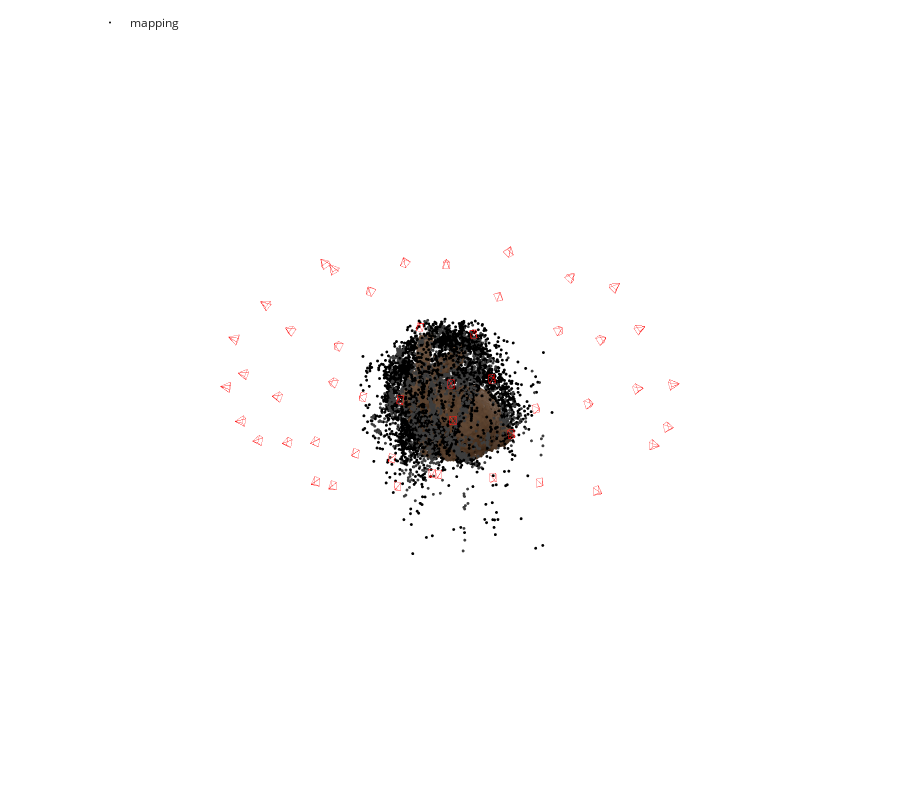

The cell this chart's notebook holds for it:
### Code cell
fig = viz_3d.init_figure()
viz_3d.plot_reconstruction(fig, model, color='rgba(255,0,0,0.5)', name="mapping", points_rgb=True, pcd_save_path = pcd_save_path)
fig.show()

### Figure 1 — Plotly figure (JSON) as saved in the notebook; plotly's stock layout.template omitted (floating-point values rounded to 4 significant figures; data arrays with more than 128 entries replaced by an {"elided": "..."} marker saying what was removed)
{"data": [{"legendgroup": "mapping", "marker": {"color": {"elided": "11241x3 int values"}, "line": {"width": 0}, "size": 1}, "mode": "markers", "name": "mapping", "type": "scatter3d", "x": {"elided": "11241 float values"}, "y": {"elided": "11241 float values"}, "z": {"elided": "11241 float values"}}, {"hovertemplate": "Image:<br>\timage_id = 1<br>\tcamera_id = 1<br>\tname = no_flash/Camera.000.png<br>\ttriangulated = 2867/3308<br>\ttvec = [-0.381758  -1.53379   1.88527]<br>\tqvec = [  0.985233    -0.1628 -0.0497495 -0.0183481]", "legendgroup": "mapping", "line": {"color": "rgba(255,0,0,0.5)", "width": 1}, "mode": "lines", "name": "1", "showlegend": false, "type": "scatter3d", "x": [0.1529, 0.104, 0.2497, 0.1529, 0.2497, 0.2458, 0.1529, 0.2458, 0.1001, 0.1529, 0.1001, 0.104], "y": [2.073, 1.909, 1.917, 2.073, 1.917, 2.102, 2.073, 2.102, 2.094, 2.073, 2.094, 1.909], "z": [-1.316, -1.142, -1.155, -1.316, -1.155, -1.092, -1.316, -1.092, -1.079, -1.316, -1.079, -1.142]}, {"hovertemplate": "Image:<br>\timage_id = 2<br>\tcamera_id = 2<br>\tname = no_flash/Camera.001.png<br>\ttriangulated = 2795/3259<br>\ttvec = [-0.530519  -1.53666   1.91915]<br>\tqvec = [  0.985125  -0.163244 -0.0504746 -0.0182172]", "legendgroup": "mapping", "line": {"color": "rgba(255,0,0,0.5)", "width": 1}, "mode": "lines", "name": "2", "showlegend": false, "type": "scatter3d", "x": [0.2954, 0.2469, 0.3925, 0.2954, 0.3925, 0.3887, 0.2954, 0.3887, 0.2431, 0.2954, 0.2431, 0.2469], "y": [2.095, 1.931, 1.939, 2.095, 1.939, 2.123, 2.095, 2.123, 2.116, 2.095, 2.116, 1.931], "z": [-1.36, -1.184, -1.198, -1.36, -1.198, -1.134, -1.36, -1.134, -1.121, -1.36, -1.121, -1.184]}, {"hovertemplate": "Image:<br>\timage_id = 3<br>\tcamera_id = 3<br>\tname = no_flash/Camera.002.png<br>\ttriangulated = 3355/3525<br>\ttvec = [-1.91979 -1.08954  1.56769]<br>\tqvec = [ 0.967838 -0.017033   0.22303  0.115136]", "legendgroup": "mapping", "line": {"color": "rgba(255,0,0,0.5)", "width": 1}, "mode": "lines", "name": "3", "showlegend": false, "type": "scatter3d", "x": [2.595, 2.417, 2.545, 2.595, 2.545, 2.587, 2.595, 2.587, 2.459, 2.595, 2.459, 2.417], "y": [0.5888, 0.5146, 0.4808, 0.5888, 0.4808, 0.6708, 0.5888, 0.6708, 0.7046, 0.5888, 0.7046, 0.5146], "z": [-0.4977, -0.3443, -0.2817, -0.4977, -0.2817, -0.2652, -0.4977, -0.2652, -0.3279, -0.4977, -0.3279, -0.3443]}, {"hovertemplate": "Image:<br>\timage_id = 4<br>\tcamera_id = 4<br>\tname = no_flash/Camera.003.png<br>\ttriangulated = 3015/3336<br>\ttvec = [-1.15064 -1.85188  2.02087]<br>\tqvec = [ 0.988435 -0.118186 0.0889735 0.0333434]", "legendgroup": "mapping", "line": {"color": "rgba(255,0,0,0.5)", "width": 1}, "mode": "lines", "name": "4", "showlegend": false, "type": "scatter3d", "x": [1.584, 1.468, 1.612, 1.584, 1.612, 1.621, 1.584, 1.621, 1.477, 1.584, 1.477, 1.468], "y": [2.156, 2.018, 2.005, 2.156, 2.005, 2.195, 2.156, 2.195, 2.208, 2.156, 2.208, 2.018], "z": [-1.295, -1.123, -1.098, -1.295, -1.098, -1.051, -1.295, -1.051, -1.076, -1.295, -1.076, -1.123]}, {"hovertemplate": "Image:<br>\timage_id = 5<br>\tcamera_id = 5<br>\tname = no_flash/Camera.004.png<br>\ttriangulated = 3016/3195<br>\ttvec = [0.216594 -1.55999  1.33575]<br>\tqvec = [  0.977294   -0.11443  -0.165309 -0.0669047]", "legendgroup": "mapping", "line": {"color": "rgba(255,0,0,0.5)", "width": 1}, "mode": "lines", "name": "5", "showlegend": false, "type": "scatter3d", "x": [-0.7998, -0.7871, -0.65, -0.7998, -0.65, -0.6681, -0.7998, -0.6681, -0.8053, -0.7998, -0.8053, -0.7871], "y": [1.738, 1.588, 1.613, 1.738, 1.613, 1.801, 1.738, 1.801, 1.777, 1.738, 1.777, 1.588], "z": [-0.7777, -0.583, -0.6281, -0.7777, -0.6281, -0.5801, -0.7777, -0.5801, -0.535, -0.7777, -0.535, -0.583]}, {"hovertemplate": "Image:<br>\timage_id = 6<br>\tcamera_id = 6<br>\tname = no_flash/Camera.005.png<br>\ttriangulated = 3049/3270<br>\ttvec = [0.155692  -1.9688  1.66639]<br>\tqvec = [  0.972013  -0.192109  -0.128762 -0.0412955]", "legendgroup": "mapping", "line": {"color": "rgba(255,0,0,0.5)", "width": 1}, "mode": "lines", "name": "6", "showlegend": false, "type": "scatter3d", "x": [-0.6542, -0.6639, -0.5228, -0.6542, -0.5228, -0.5288, -0.6542, -0.5288, -0.6699, -0.6542, -0.6699, -0.6639], "y": [2.401, 2.223, 2.242, 2.401, 2.242, 2.422, 2.401, 2.422, 2.403, 2.401, 2.403, 2.223], "z": [-0.6954, -0.5216, -0.5559, -0.6954, -0.5559, -0.4809, -0.6954, -0.4809, -0.4465, -0.6954, -0.4465, -0.5216]}, {"hovertemplate": "Image:<br>\timage_id = 7<br>\tcamera_id = 7<br>\tname = no_flash/Camera.006.png<br>\ttriangulated = 2973/3179<br>\ttvec = [0.900719 -1.70114  1.32335]<br>\tqvec = [  0.957385  -0.121664  -0.243855 -0.0956342]", "legendgroup": "mapping", "line": {"color": "rgba(255,0,0,0.5)", "width": 1}, "mode": "lines", "name": "7", "showlegend": false, "type": "scatter3d", "x": [-1.636, -1.583, -1.456, -1.636, -1.456, -1.481, -1.636, -1.481, -1.607, -1.636, -1.607, -1.583], "y": [1.648, 1.497, 1.533, 1.648, 1.533, 1.719, 1.648, 1.719, 1.683, 1.648, 1.683, 1.497], "z": [-0.2515, -0.06438, -0.1294, -0.2515, -0.1294, -0.07476, -0.2515, -0.07476, -0.009769, -0.2515, -0.009769, -0.06438]}, {"hovertemplate": "Image:<br>\timage_id = 8<br>\tcamera_id = 8<br>\tname = no_flash/Camera.007.png<br>\ttriangulated = 2587/3114<br>\ttvec = [ 0.95551 -2.00106  2.37177]<br>\tqvec = [  0.934318  -0.214253  -0.274145 -0.0773912]", "legendgroup": "mapping", "line": {"color": "rgba(255,0,0,0.5)", "width": 1}, "mode": "lines", "name": "8", "showlegend": false, "type": "scatter3d", "x": [-2.148, -2.09, -1.967, -2.148, -1.967, -1.972, -2.148, -1.972, -2.095, -2.148, -2.095, -2.09], "y": [2.392, 2.208, 2.247, 2.392, 2.247, 2.422, 2.392, 2.422, 2.383, 2.392, 2.383, 2.208], "z": [-0.4537, -0.2989, -0.369, -0.4537, -0.369, -0.2826, -0.4537, -0.2826, -0.2124, -0.4537, -0.2124, -0.2989]}, {"hovertemplate": "Image:<br>\timage_id = 9<br>\tcamera_id = 9<br>\tname = no_flash/Camera.008.png<br>\ttriangulated = 2475/3054<br>\ttvec = [ 1.71904 -1.96913   2.3404]<br>\tqvec = [ 0.892487 -0.126112 -0.405563 -0.151928]", "legendgroup": "mapping", "line": {"color": "rgba(255,0,0,0.5)", "width": 1}, "mode": "lines", "name": "9", "showlegend": false, "type": "scatter3d", "x": [-3.191, -3.057, -2.966, -3.191, -2.966, -2.999, -3.191, -2.999, -3.09, -3.191, -3.09, -3.057], "y": [1.412, 1.273, 1.328, 1.412, 1.328, 1.508, 1.412, 1.508, 1.453, 1.412, 1.453, 1.273], "z": [0.3684, 0.521, 0.4206, 0.3684, 0.4206, 0.4886, 0.3684, 0.4886, 0.5891, 0.3684, 0.5891, 0.521]}, {"hovertemplate": "Image:<br>\timage_id = 10<br>\tcamera_id = 10<br>\tname = no_flash/Camera.009.png<br>\ttriangulated = 2680/3195<br>\ttvec = [ 1.38722 -1.65842  1.94619]<br>\tqvec = [ 0.925908 -0.121811 -0.333494 -0.128989]", "legendgroup": "mapping", "line": {"color": "rgba(255,0,0,0.5)", "width": 1}, "mode": "lines", "name": "10", "showlegend": false, "type": "scatter3d", "x": [-2.557, -2.456, -2.347, -2.557, -2.347, -2.378, -2.557, -2.378, -2.487, -2.557, -2.487, -2.456], "y": [1.382, 1.236, 1.283, 1.382, 1.283, 1.466, 1.382, 1.466, 1.42, 1.382, 1.42, 1.236], "z": [-0.1256, 0.04801, -0.03785, -0.1256, -0.03785, 0.02301, -0.1256, 0.02301, 0.1089, -0.1256, 0.1089, 0.04801]}, {"hovertemplate": "Image:<br>\timage_id = 11<br>\tcamera_id = 11<br>\tname = no_flash/Camera.010.png<br>\ttriangulated = 2583/3071<br>\ttvec = [1.39487 -2.3633 2.11441]<br>\tqvec = [  0.916553  -0.198489  -0.333127 -0.0977727]", "legendgroup": "mapping", "line": {"color": "rgba(255,0,0,0.5)", "width": 1}, "mode": "lines", "name": "11", "showlegend": false, "type": "scatter3d", "x": [-2.543, -2.456, -2.345, -2.543, -2.345, -2.354, -2.543, -2.354, -2.465, -2.543, -2.465, -2.456], "y": [2.329, 2.155, 2.2, 2.329, 2.2, 2.376, 2.329, 2.376, 2.331, 2.329, 2.331, 2.155], "z": [0.333, 0.4817, 0.3979, 0.333, 0.3979, 0.4817, 0.333, 0.4817, 0.5655, 0.333, 0.5655, 0.4817]}, {"hovertemplate": "Image:<br>\timage_id = 12<br>\tcamera_id = 12<br>\tname = no_flash/Camera.011.png<br>\ttriangulated = 2133/3159<br>\ttvec = [  1.9961 -2.19159  2.90986]<br>\tqvec = [ 0.863897 -0.126344 -0.457716 -0.167974]", "legendgroup": "mapping", "line": {"color": "rgba(255,0,0,0.5)", "width": 1}, "mode": "lines", "name": "12", "showlegend": false, "type": "scatter3d", "x": [-3.854, -3.702, -3.625, -3.854, -3.625, -3.659, -3.854, -3.659, -3.736, -3.854, -3.736, -3.702], "y": [1.376, 1.243, 1.303, 1.376, 1.303, 1.481, 1.376, 1.481, 1.421, 1.376, 1.421, 1.243], "z": [0.7116, 0.8448, 0.7352, 0.7116, 0.7352, 0.8078, 0.7116, 0.8078, 0.9175, 0.7116, 0.9175, 0.8448]}, {"hovertemplate": "Image:<br>\timage_id = 13<br>\tcamera_id = 13<br>\tname = no_flash/Camera.012.png<br>\ttriangulated = 2638/3145<br>\ttvec = [ 2.40973 -1.84066   2.0791]<br>\tqvec = [  0.852348 -0.0538834  -0.471776  -0.219149]", "legendgroup": "mapping", "line": {"color": "rgba(255,0,0,0.5)", "width": 1}, "mode": "lines", "name": "13", "showlegend": false, "type": "scatter3d", "x": [-3.421, -3.247, -3.179, -3.421, -3.179, -3.242, -3.421, -3.242, -3.31, -3.421, -3.31, -3.247], "y": [0.3915, 0.2972, 0.3593, 0.3915, 0.3593, 0.5348, 0.3915, 0.5348, 0.4726, 0.3915, 0.4726, 0.2972], "z": [1.289, 1.434, 1.32, 1.289, 1.32, 1.378, 1.289, 1.378, 1.493, 1.289, 1.493, 1.434]}, {"hovertemplate": "Image:<br>\timage_id = 14<br>\tcamera_id = 14<br>\tname = no_flash/Camera.013.png<br>\ttriangulated = 3136/3378<br>\ttvec = [-1.43622 -1.23597  1.87516]<br>\tqvec = [ 0.988759 -0.036218   0.13043 0.0634922]", "legendgroup": "mapping", "line": {"color": "rgba(255,0,0,0.5)", "width": 1}, "mode": "lines", "name": "14", "showlegend": false, "type": "scatter3d", "x": [2.012, 1.873, 2.013, 2.012, 2.013, 2.036, 2.012, 2.036, 1.896, 2.012, 1.896, 1.873], "y": [1.132, 1.033, 1.014, 1.132, 1.014, 1.207, 1.132, 1.207, 1.227, 1.132, 1.227, 1.033], "z": [-1.334, -1.152, -1.115, -1.334, -1.115, -1.097, -1.334, -1.097, -1.134, -1.334, -1.134, -1.152]}, {"hovertemplate": "Image:<br>\timage_id = 15<br>\tcamera_id = 15<br>\tname = no_flash/Camera.014.png<br>\ttriangulated = 3009/3323<br>\ttvec = [-1.7166 -2.0506 2.46569]<br>\tqvec = [ 0.967719   -0.1537  0.188701 0.0654854]", "legendgroup": "mapping", "line": {"color": "rgba(255,0,0,0.5)", "width": 1}, "mode": "lines", "name": "15", "showlegend": false, "type": "scatter3d", "x": [2.671, 2.513, 2.647, 2.671, 2.647, 2.661, 2.671, 2.661, 2.526, 2.671, 2.526, 2.513], "y": [2.292, 2.153, 2.126, 2.292, 2.126, 2.311, 2.292, 2.311, 2.338, 2.292, 2.338, 2.153], "z": [-0.9205, -0.785, -0.7345, -0.9205, -0.7345, -0.6715, -0.9205, -0.6715, -0.7221, -0.9205, -0.7221, -0.785]}, {"hovertemplate": "Image:<br>\timage_id = 16<br>\tcamera_id = 16<br>\tname = no_flash/Camera.015.png<br>\ttriangulated = 2933/3356<br>\ttvec = [-2.40781 -1.49699  2.60941]<br>\tqvec = [ 0.933896 -0.018307  0.317592  0.163215]", "legendgroup": "mapping", "line": {"color": "rgba(255,0,0,0.5)", "width": 1}, "mode": "lines", "name": "16", "showlegend": false, "type": "scatter3d", "x": [3.796, 3.583, 3.692, 3.796, 3.692, 3.749, 3.796, 3.749, 3.64, 3.796, 3.64, 3.583], "y": [0.4729, 0.4188, 0.3725, 0.4729, 0.3725, 0.5572, 0.4729, 0.5572, 0.6036, 0.4729, 0.6036, 0.4188], "z": [-0.461, -0.3438, -0.2578, -0.461, -0.2578, -0.2308, -0.461, -0.2308, -0.3169, -0.461, -0.3169, -0.3438]}, {"hovertemplate": "Image:<br>\timage_id = 17<br>\tcamera_id = 17<br>\tname = no_flash/Camera.016.png<br>\ttriangulated = 3076/3347<br>\ttvec = [-1.25505 -0.28691    1.682]<br>\tqvec = [ 0.989872  0.088686 0.0932327 0.0599719]", "legendgroup": "mapping", "line": {"color": "rgba(255,0,0,0.5)", "width": 1}, "mode": "lines", "name": "17", "showlegend": false, "type": "scatter3d", "x": [1.556, 1.432, 1.575, 1.556, 1.575, 1.602, 1.556, 1.602, 1.459, 1.556, 1.459, 1.432], "y": [-0.1621, -0.2087, -0.2237, -0.1621, -0.2237, -0.03284, -0.1621, -0.03284, -0.01787, -0.1621, -0.01787, -0.2087], "z": [-1.428, -1.213, -1.184, -1.428, -1.184, -1.217, -1.428, -1.217, -1.245, -1.428, -1.245, -1.213]}, {"hovertemplate": "Image:<br>\timage_id = 18<br>\tcamera_id = 18<br>\tname = no_flash/Camera.017.png<br>\ttriangulated = 2888/3315<br>\ttvec = [ 0.201092 -0.499861   1.37522]<br>\tqvec = [ 0.989394  0.040068 -0.119261 -0.072595]", "legendgroup": "mapping", "line": {"color": "rgba(255,0,0,0.5)", "width": 1}, "mode": "lines", "name": "18", "showlegend": false, "type": "scatter3d", "x": [-0.5864, -0.5923, -0.4515, -0.5864, -0.4515, -0.4814, -0.5864, -0.4814, -0.6222, -0.5864, -0.6222, -0.5923], "y": [0.3332, 0.2478, 0.2675, 0.3332, 0.2675, 0.4601, 0.3332, 0.4601, 0.4405, 0.3332, 0.4405, 0.2478], "z": [-1.314, -1.082, -1.117, -1.314, -1.117, -1.129, -1.314, -1.129, -1.094, -1.314, -1.094, -1.082]}, {"hovertemplate": "Image:<br>\timage_id = 19<br>\tcamera_id = 19<br>\tname = no_flash/Camera.018.png<br>\ttriangulated = 2826/3269<br>\ttvec = [-2.30973 -2.40314  3.34342]<br>\tqvec = [ 0.921381 -0.201295  0.319314  0.092606]", "legendgroup": "mapping", "line": {"color": "rgba(255,0,0,0.5)", "width": 1}, "mode": "lines", "name": "19", "showlegend": false, "type": "scatter3d", "x": [3.992, 3.793, 3.907, 3.992, 3.907, 3.915, 3.992, 3.915, 3.801, 3.992, 3.801, 3.793], "y": [2.519, 2.384, 2.34, 2.519, 2.34, 2.516, 2.519, 2.516, 2.56, 2.519, 2.56, 2.384], "z": [-0.08416, -0.008867, 0.07187, -0.08416, 0.07187, 0.1559, -0.08416, 0.1559, 0.07513, -0.08416, 0.07513, -0.008867]}, {"hovertemplate": "Image:<br>\timage_id = 20<br>\tcamera_id = 20<br>\tname = no_flash/Camera.019.png<br>\ttriangulated = 3001/3397<br>\ttvec = [-0.607374 -0.203945    1.5179]<br>\tqvec = [   0.996557   0.0828199 -0.00222349 -0.00328132]", "legendgroup": "mapping", "line": {"color": "rgba(255,0,0,0.5)", "width": 1}, "mode": "lines", "name": "20", "showlegend": false, "type": "scatter3d", "x": [0.6, 0.5283, 0.6748, 0.6, 0.6748, 0.6735, 0.6, 0.6735, 0.527, 0.6, 0.527, 0.5283], "y": [-0.04569, -0.106, -0.1051, -0.04569, -0.1051, 0.08757, -0.04569, 0.08757, 0.08666, -0.04569, 0.08666, -0.106], "z": [-1.534, -1.299, -1.3, -1.534, -1.3, -1.332, -1.534, -1.332, -1.331, -1.534, -1.331, -1.299]}, {"hovertemplate": "Image:<br>\timage_id = 21<br>\tcamera_id = 21<br>\tname = no_flash/Camera.020.png<br>\ttriangulated = 3693/3887<br>\ttvec = [-0.645498 -0.853437  0.655419]<br>\tqvec = [   0.999993  -0.0015711  0.00323401 0.000372999]", "legendgroup": "mapping", "line": {"color": "rgba(255,0,0,0.5)", "width": 1}, "mode": "lines", "name": "21", "showlegend": false, "type": "scatter3d", "x": [0.6504, 0.5756, 0.7221, 0.6504, 0.7221, 0.7223, 0.6504, 0.7223, 0.5758, 0.6504, 0.5758, 0.5756], "y": [0.855, 0.7567, 0.7566, 0.855, 0.7566, 0.9519, 0.855, 0.9519, 0.952, 0.855, 0.952, 0.7567], "z": [-0.6485, -0.4321, -0.4311, -0.6485, -0.4311, -0.4305, -0.6485, -0.4305, -0.4315, -0.6485, -0.4315, -0.4321]}, {"hovertemplate": "Image:<br>\timage_id = 22<br>\tcamera_id = 22<br>\tname = no_flash/Camera.021.png<br>\ttriangulated = 2780/3251<br>\ttvec = [ 0.793727 -0.636421   1.52099]<br>\tqvec = [ 0.970664 0.0288641 -0.205829 -0.120885]", "legendgroup": "mapping", "line": {"color": "rgba(255,0,0,0.5)", "width": 1}, "mode": "lines", "name": "22", "showlegend": false, "type": "scatter3d", "x": [-1.457, -1.413, -1.283, -1.457, -1.283, -1.331, -1.457, -1.331, -1.461, -1.457, -1.461, -1.413], "y": [0.279, 0.191, 0.2237, 0.279, 0.2237, 0.4129, 0.279, 0.4129, 0.3803, 0.279, 0.3803, 0.191], "z": [-1.071, -0.842, -0.9016, -1.071, -0.9016, -0.9028, -1.071, -0.9028, -0.8432, -1.071, -0.8432, -0.842]}, {"hovertemplate": "Image:<br>\timage_id = 23<br>\tcamera_id = 23<br>\tname = no_flash/Camera.022.png<br>\ttriangulated = 2618/3249<br>\ttvec = [  1.51505 -0.175152    1.6451]<br>\tqvec = [ 0.924919  0.108777 -0.297213  -0.21061]", "legendgroup": "mapping", "line": {"color": "rgba(255,0,0,0.5)", "width": 1}, "mode": "lines", "name": "23", "showlegend": false, "type": "scatter3d", "x": [-2.022, -1.923, -1.815, -2.022, -1.815, -1.904, -2.022, -1.904, -2.012, -2.022, -2.012, -1.923], "y": [-0.8738, -0.9142, -0.8666, -0.8738, -0.8666, -0.6932, -0.8738, -0.6932, -0.7408, -0.8738, -0.7408, -0.9142], "z": [-0.4265, -0.2037, -0.291, -0.4265, -0.291, -0.3058, -0.4265, -0.3058, -0.2186, -0.4265, -0.2186, -0.2037]}, {"hovertemplate": "Image:<br>\timage_id = 24<br>\tcamera_id = 24<br>\tname = no_flash/Camera.023.png<br>\ttriangulated = 2397/3284<br>\ttvec = [  2.32061 -0.828228   2.30808]<br>\tqvec = [  0.84807 0.0736065 -0.437393 -0.289908]", "legendgroup": "mapping", "line": {"color": "rgba(255,0,0,0.5)", "width": 1}, "mode": "lines", "name": "24", "showlegend": false, "type": "scatter3d", "x": [-3.117, -2.942, -2.877, -3.117, -2.877, -2.985, -3.117, -2.985, -3.051, -3.117, -3.051, -2.942], "y": [-1.185, -1.214, -1.151, -1.185, -1.151, -0.9907, -1.185, -0.9907, -1.053, -1.185, -1.053, -1.214], "z": [0.5274, 0.7052, 0.5903, 0.5274, 0.5903, 0.6154, 0.5274, 0.6154, 0.7303, 0.5274, 0.7303, 0.7052]}, {"hovertemplate": "Image:<br>\timage_id = 25<br>\tcamera_id = 25<br>\tname = no_flash/Camera.024.png<br>\ttriangulated = 3044/3331<br>\ttvec = [  1.71881 -0.888433   1.02968]<br>\tqvec = [ 0.915303 0.0247655 -0.347541 -0.202048]", "legendgroup": "mapping", "line": {"color": "rgba(255,0,0,0.5)", "width": 1}, "mode": "lines", "name": "25", "showlegend": false, "type": "scatter3d", "x": [-2.152, -2.027, -1.928, -2.152, -1.928, -2.004, -2.152, -2.004, -2.103, -2.152, -2.103, -2.027], "y": [0.01737, -0.05756, -0.005906, 0.01737, -0.005906, 0.1732, 0.01737, 0.1732, 0.1216, 0.01737, 0.1216, -0.05756], "z": [0.4155, 0.6185, 0.5238, 0.4155, 0.5238, 0.5424, 0.4155, 0.5424, 0.6371, 0.4155, 0.6371, 0.6185]}, {"hovertemplate": "Image:<br>\timage_id = 26<br>\tcamera_id = 26<br>\tname = no_flash/Camera.025.png<br>\ttriangulated = 2510/3216<br>\ttvec = [2.72819 -2.0392 3.23539]<br>\tqvec = [  0.77253 -0.071357 -0.579807 -0.248854]", "legendgroup": "mapping", "line": {"color": "rgba(255,0,0,0.5)", "width": 1}, "mode": "lines", "name": "26", "showlegend": false, "type": "scatter3d", "x": [-4.185, -3.974, -3.945, -4.185, -3.945, -4.004, -4.185, -4.004, -4.033, -4.185, -4.033, -3.974], "y": [-0.0858, -0.1671, -0.0987, -0.0858, -0.0987, 0.07043, -0.0858, 0.07043, 0.001988, -0.0858, 0.001988, -0.1671], "z": [2.133, 2.224, 2.098, 2.133, 2.098, 2.176, 2.133, 2.176, 2.302, 2.133, 2.302, 2.224]}, {"hovertemplate": "Image:<br>\timage_id = 27<br>\tcamera_id = 27<br>\tname = no_flash/Camera.026.png<br>\ttriangulated = 2524/3052<br>\ttvec = [ 2.53615 -2.27954  3.30524]<br>\tqvec = [ 0.804481 -0.142429 -0.546868 -0.182919]", "legendgroup": "mapping", "line": {"color": "rgba(255,0,0,0.5)", "width": 1}, "mode": "lines", "name": "27", "showlegend": false, "type": "scatter3d", "x": [-4.246, -4.058, -4.009, -4.246, -4.009, -4.036, -4.246, -4.036, -4.085, -4.246, -4.085, -4.058], "y": [0.9892, 0.8629, 0.9288, 0.9892, 0.9288, 1.103, 0.9892, 1.103, 1.037, 0.9892, 1.037, 0.8629], "z": [1.884, 1.979, 1.858, 1.884, 1.858, 1.942, 1.884, 1.942, 2.063, 1.884, 2.063, 1.979]}, {"hovertemplate": "Image:<br>\timage_id = 28<br>\tcamera_id = 28<br>\tname = no_flash/Camera.027.png<br>\ttriangulated = 2291/3439<br>\ttvec = [ 2.83377 -1.50549  3.10998]<br>\tqvec = [ 0.741702 0.0487129  -0.56585 -0.356817]", "legendgroup": "mapping", "line": {"color": "rgba(255,0,0,0.5)", "width": 1}, "mode": "lines", "name": "28", "showlegend": false, "type": "scatter3d", "x": [-3.68, -3.453, -3.438, -3.68, -3.438, -3.552, -3.68, -3.552, -3.568, -3.68, -3.568, -3.453], "y": [-1.709, -1.712, -1.642, -1.709, -1.642, -1.498, -1.709, -1.498, -1.567, -1.709, -1.567, -1.712], "z": [1.873, 1.982, 1.854, 1.873, 1.854, 1.919, 1.873, 1.919, 2.047, 1.873, 2.047, 1.982]}, {"hovertemplate": "Image:<br>\timage_id = 29<br>\tcamera_id = 29<br>\tname = no_flash/Camera.028.png<br>\ttriangulated = 1967/3152<br>\ttvec = [ 2.95593 -2.26603  4.11171]<br>\tqvec = [  0.678624 -0.0577403  -0.670929   -0.29324]", "legendgroup": "mapping", "line": {"color": "rgba(255,0,0,0.5)", "width": 1}, "mode": "lines", "name": "29", "showlegend": false, "type": "scatter3d", "x": [-4.396, -4.154, -4.165, -4.396, -4.165, -4.227, -4.396, -4.227, -4.217, -4.396, -4.217, -4.154], "y": [-0.8399, -0.8864, -0.8168, -0.8399, -0.8168, -0.6563, -0.8399, -0.6563, -0.726, -0.8399, -0.726, -0.8864], "z": [3.278, 3.317, 3.188, 3.278, 3.188, 3.28, 3.278, 3.28, 3.409, 3.278, 3.409, 3.317]}, {"hovertemplate": "Image:<br>\timage_id = 30<br>\tcamera_id = 30<br>\tname = no_flash/Camera.029.png<br>\ttriangulated = 1997/2904<br>\ttvec = [ 2.89821 -2.40581  4.18216]<br>\tqvec = [ 0.707824 -0.126913 -0.659863 -0.217849]", "legendgroup": "mapping", "line": {"color": "rgba(255,0,0,0.5)", "width": 1}, "mode": "lines", "name": "30", "showlegend": false, "type": "scatter3d", "x": [-4.576, -4.352, -4.347, -4.576, -4.347, -4.375, -4.576, -4.375, -4.38, -4.576, -4.38, -4.352], "y": [0.2697, 0.1728, 0.2425, 0.2697, 0.2425, 0.413, 0.2697, 0.413, 0.3433, 0.2697, 0.3433, 0.1728], "z": [3.266, 3.305, 3.176, 3.266, 3.176, 3.268, 3.266, 3.268, 3.396, 3.266, 3.396, 3.305]}, {"hovertemplate": "Image:<br>\timage_id = 31<br>\tcamera_id = 31<br>\tname = no_flash/Camera.030.png<br>\ttriangulated = 1962/3748<br>\ttvec = [-2.71014 -2.09106   4.5583]<br>\tqvec = [  0.887852 -0.0960663   0.416296   0.170841]", "legendgroup": "mapping", "line": {"color": "rgba(255,0,0,0.5)", "width": 1}, "mode": "lines", "name": "31", "showlegend": false, "type": "scatter3d", "x": [5.599, 5.364, 5.451, 5.599, 5.451, 5.495, 5.599, 5.495, 5.408, 5.599, 5.408, 5.364], "y": [1.021, 0.9524, 0.8962, 1.021, 0.8962, 1.077, 1.021, 1.077, 1.133, 1.021, 1.133, 0.9524], "z": [-0.3257, -0.2687, -0.1652, -0.3257, -0.1652, -0.1041, -0.3257, -0.1041, -0.2076, -0.3257, -0.2076, -0.2687]}, {"hovertemplate": "Image:<br>\timage_id = 32<br>\tcamera_id = 32<br>\tname = no_flash/Camera.031.png<br>\ttriangulated = 2902/3415<br>\ttvec = [-2.74355 -1.24385  2.93215]<br>\tqvec = [ 0.883286 0.0803032  0.385031  0.255164]", "legendgroup": "mapping", "line": {"color": "rgba(255,0,0,0.5)", "width": 1}, "mode": "lines", "name": "32", "showlegend": false, "type": "scatter3d", "x": [4.085, 3.85, 3.934, 4.085, 3.934, 4.034, 4.085, 4.034, 3.95, 4.085, 3.95, 3.85], "y": [-0.9933, -0.9729, -1.03, -0.9933, -1.03, -0.8625, -0.9933, -0.8625, -0.8056, -0.9933, -0.8056, -0.9729], "z": [0.02155, 0.1176, 0.2233, 0.02155, 0.2233, 0.2339, 0.02155, 0.2339, 0.1283, 0.02155, 0.1283, 0.1176]}, {"hovertemplate": "Image:<br>\timage_id = 33<br>\tcamera_id = 33<br>\tname = no_flash/Camera.032.png<br>\ttriangulated = 3087/3449<br>\ttvec = [  -2.4075 -0.490511   2.31863]<br>\tqvec = [0.922928 0.143657 0.284552 0.215864]", "legendgroup": "mapping", "line": {"color": "rgba(255,0,0,0.5)", "width": 1}, "mode": "lines", "name": "33", "showlegend": false, "type": "scatter3d", "x": [3.103, 2.899, 3.008, 3.103, 3.008, 3.102, 3.103, 3.102, 2.993, 3.103, 2.993, 2.899], "y": [-1.238, -1.213, -1.26, -1.238, -1.26, -1.091, -1.238, -1.091, -1.044, -1.238, -1.044, -1.213], "z": [-0.5034, -0.3569, -0.2709, -0.5034, -0.2709, -0.2987, -0.5034, -0.2987, -0.3847, -0.5034, -0.3847, -0.3569]}, {"hovertemplate": "Image:<br>\timage_id = 34<br>\tcamera_id = 34<br>\tname = no_flash/Camera.033.png<br>\ttriangulated = 2834/3317<br>\ttvec = [ -1.7862 0.826428  1.83547]<br>\tqvec = [0.939151 0.269028 0.153527 0.148491]", "legendgroup": "mapping", "line": {"color": "rgba(255,0,0,0.5)", "width": 1}, "mode": "lines", "name": "34", "showlegend": false, "type": "scatter3d", "x": [1.707, 1.561, 1.694, 1.707, 1.694, 1.765, 1.707, 1.765, 1.631, 1.707, 1.631, 1.561], "y": [-2.032, -1.979, -2.008, -2.032, -2.008, -1.85, -2.032, -1.85, -1.821, -2.032, -1.821, -1.979], "z": [-0.4455, -0.2552, -0.2013, -0.4455, -0.2013, -0.2911, -0.4455, -0.2911, -0.345, -0.4455, -0.345, -0.2552]}, {"hovertemplate": "Image:<br>\timage_id = 35<br>\tcamera_id = 35<br>\tname = no_flash/Camera.034.png<br>\ttriangulated = 3000/3368<br>\ttvec = [-1.06282 0.589499  1.47532]<br>\tqvec = [ 0.977392  0.197318 0.0593131 0.0474573]", "legendgroup": "mapping", "line": {"color": "rgba(255,0,0,0.5)", "width": 1}, "mode": "lines", "name": "35", "showlegend": false, "type": "scatter3d", "x": [1.125, 1.021, 1.166, 1.125, 1.166, 1.189, 1.125, 1.189, 1.044, 1.125, 1.044, 1.021], "y": [-1.192, -1.193, -1.204, -1.192, -1.204, -1.024, -1.192, -1.024, -1.014, -1.192, -1.014, -1.193], "z": [-0.9829, -0.7613, -0.7416, -0.9829, -0.7416, -0.8158, -0.9829, -0.8158, -0.8356, -0.9829, -0.8356, -0.7613]}, {"hovertemplate": "Image:<br>\timage_id = 36<br>\tcamera_id = 36<br>\tname = no_flash/Camera.035.png<br>\ttriangulated = 2749/3451<br>\ttvec = [0.0893828  0.831569    1.4111]<br>\tqvec = [   0.97159    0.21051 -0.0806933 -0.0720166]", "legendgroup": "mapping", "line": {"color": "rgba(255,0,0,0.5)", "width": 1}, "mode": "lines", "name": "36", "showlegend": false, "type": "scatter3d", "x": [-0.1211, -0.1486, -0.005583, -0.1211, -0.005583, -0.03955, -0.1211, -0.03955, -0.1826, -0.1211, -0.1826, -0.1486], "y": [-1.352, -1.358, -1.343, -1.352, -1.343, -1.167, -1.352, -1.167, -1.182, -1.352, -1.182, -1.358], "z": [-0.9204, -0.6758, -0.7032, -0.9204, -0.7032, -0.7808, -0.9204, -0.7808, -0.7534, -0.9204, -0.7534, -0.6758]}, {"hovertemplate": "Image:<br>\timage_id = 37<br>\tcamera_id = 37<br>\tname = no_flash/Camera.036.png<br>\ttriangulated = 2652/3403<br>\ttvec = [ 1.36633 0.863627  1.97466]<br>\tqvec = [ 0.914457  0.238922 -0.237251  -0.22449]", "legendgroup": "mapping", "line": {"color": "rgba(255,0,0,0.5)", "width": 1}, "mode": "lines", "name": "37", "showlegend": false, "type": "scatter3d", "x": [-1.267, -1.199, -1.084, -1.267, -1.084, -1.187, -1.267, -1.187, -1.302, -1.267, -1.302, -1.199], "y": [-2.157, -2.132, -2.089, -2.157, -2.089, -1.935, -2.157, -1.935, -1.979, -2.157, -1.979, -2.132], "z": [-0.5021, -0.2544, -0.3336, -0.5021, -0.3336, -0.3982, -0.5021, -0.3982, -0.3189, -0.5021, -0.3189, -0.2544]}, {"hovertemplate": "Image:<br>\timage_id = 38<br>\tcamera_id = 38<br>\tname = no_flash/Camera.037.png<br>\ttriangulated = 2182/3640<br>\ttvec = [  2.62239 -0.246834   2.55331]<br>\tqvec = [ 0.781416  0.195525  -0.43716 -0.400063]", "legendgroup": "mapping", "line": {"color": "rgba(255,0,0,0.5)", "width": 1}, "mode": "lines", "name": "38", "showlegend": false, "type": "scatter3d", "x": [-2.322, -2.149, -2.105, -2.322, -2.105, -2.261, -2.322, -2.261, -2.304, -2.322, -2.304, -2.149], "y": [-2.716, -2.662, -2.595, -2.716, -2.595, -2.477, -2.716, -2.477, -2.544, -2.716, -2.544, -2.662], "z": [0.8306, 1.009, 0.8857, 0.8306, 0.8857, 0.8943, 0.8306, 0.8943, 1.017, 0.8306, 1.017, 1.009]}, {"hovertemplate": "Image:<br>\timage_id = 39<br>\tcamera_id = 39<br>\tname = no_flash/Camera.038.png<br>\ttriangulated = 1650/3247<br>\ttvec = [ 2.97013 -1.48251  2.42818]<br>\tqvec = [ 0.632035  0.137995 -0.578764  -0.49651]", "legendgroup": "mapping", "line": {"color": "rgba(255,0,0,0.5)", "width": 1}, "mode": "lines", "name": "39", "showlegend": false, "type": "scatter3d", "x": [-2.127, -1.906, -1.93, -2.127, -1.93, -2.084, -2.127, -2.084, -2.06, -2.127, -2.06, -1.906], "y": [-2.514, -2.428, -2.359, -2.514, -2.359, -2.268, -2.514, -2.268, -2.336, -2.514, -2.336, -2.428], "z": [2.464, 2.554, 2.426, 2.464, 2.426, 2.505, 2.464, 2.505, 2.632, 2.464, 2.632, 2.554]}, {"hovertemplate": "Image:<br>\timage_id = 40<br>\tcamera_id = 40<br>\tname = no_flash/Camera.039.png<br>\ttriangulated = 2622/3186<br>\ttvec = [   -2.84 -2.04955  3.56975]<br>\tqvec = [  0.851561 -0.0497159   0.472581   0.221448]", "legendgroup": "mapping", "line": {"color": "rgba(255,0,0,0.5)", "width": 1}, "mode": "lines", "name": "40", "showlegend": false, "type": "scatter3d", "x": [4.921, 4.676, 4.743, 4.921, 4.743, 4.807, 4.921, 4.807, 4.74, 4.921, 4.74, 4.676], "y": [0.1889, 0.1595, 0.09738, 0.1889, 0.09738, 0.2726, 0.1889, 0.2726, 0.3347, 0.1889, 0.3347, 0.1595], "z": [0.8682, 0.9014, 1.016, 0.8682, 1.016, 1.074, 0.8682, 1.074, 0.9589, 0.8682, 0.9589, 0.9014]}, {"hovertemplate": "Image:<br>\timage_id = 41<br>\tcamera_id = 41<br>\tname = no_flash/Camera.040.png<br>\ttriangulated = 2509/3140<br>\ttvec = [-2.83253 -2.43663  4.24784]<br>\tqvec = [  0.83884 -0.165305    0.4951   0.15459]", "legendgroup": "mapping", "line": {"color": "rgba(255,0,0,0.5)", "width": 1}, "mode": "lines", "name": "41", "showlegend": false, "type": "scatter3d", "x": [5.287, 5.049, 5.116, 5.287, 5.116, 5.135, 5.287, 5.135, 5.067, 5.287, 5.067, 5.049], "y": [1.517, 1.432, 1.37, 1.517, 1.37, 1.546, 1.517, 1.546, 1.608, 1.517, 1.608, 1.432], "z": [1.324, 1.325, 1.439, 1.324, 1.439, 1.523, 1.324, 1.523, 1.409, 1.324, 1.409, 1.325]}, {"hovertemplate": "Image:<br>\timage_id = 42<br>\tcamera_id = 42<br>\tname = no_flash/Camera.041.png<br>\ttriangulated = 2571/3319<br>\ttvec = [-2.96554 -1.95777  3.71306]<br>\tqvec = [ 0.743848 0.0980661   0.53731  0.385189]", "legendgroup": "mapping", "line": {"color": "rgba(255,0,0,0.5)", "width": 1}, "mode": "lines", "name": "42", "showlegend": false, "type": "scatter3d", "x": [4.389, 4.155, 4.174, 4.389, 4.174, 4.306, 4.389, 4.306, 4.288, 4.389, 4.288, 4.155], "y": [-2.126, -2.036, -2.105, -2.126, -2.105, -1.971, -2.126, -1.971, -1.903, -2.126, -1.903, -2.036], "z": [1.622, 1.62, 1.748, 1.622, 1.748, 1.8, 1.622, 1.8, 1.672, 1.622, 1.672, 1.62]}, {"hovertemplate": "Image:<br>\timage_id = 43<br>\tcamera_id = 43<br>\tname = no_flash/Camera.042.png<br>\ttriangulated = 2705/3443<br>\ttvec = [ -2.88144 -0.875082   2.89722]<br>\tqvec = [0.818759 0.192588 0.405465 0.357969]", "legendgroup": "mapping", "line": {"color": "rgba(255,0,0,0.5)", "width": 1}, "mode": "lines", "name": "43", "showlegend": false, "type": "scatter3d", "x": [3.369, 3.15, 3.211, 3.369, 3.211, 3.356, 3.369, 3.356, 3.295, 3.369, 3.295, 3.15], "y": [-2.408, -2.307, -2.37, -2.408, -2.37, -2.24, -2.408, -2.24, -2.177, -2.408, -2.177, -2.307], "z": [0.5588, 0.6349, 0.7523, 0.5588, 0.7523, 0.7474, 0.5588, 0.7474, 0.63, 0.5588, 0.63, 0.6349]}, {"hovertemplate": "Image:<br>\timage_id = 44<br>\tcamera_id = 44<br>\tname = no_flash/Camera.043.png<br>\ttriangulated = 2674/3496<br>\ttvec = [-2.44948 0.679043  2.55389]<br>\tqvec = [0.866394 0.322962 0.253216 0.284496]", "legendgroup": "mapping", "line": {"color": "rgba(255,0,0,0.5)", "width": 1}, "mode": "lines", "name": "44", "showlegend": false, "type": "scatter3d", "x": [1.944, 1.77, 1.874, 1.944, 1.874, 2.002, 1.944, 2.002, 1.898, 1.944, 1.898, 1.77], "y": [-3.032, -2.909, -2.957, -3.032, -2.957, -2.834, -3.032, -2.834, -2.786, -3.032, -2.786, -2.909], "z": [0.1134, 0.2595, 0.3507, 0.1134, 0.3507, 0.2695, 0.1134, 0.2695, 0.1783, 0.1134, 0.1783, 0.2595]}, {"hovertemplate": "Image:<br>\timage_id = 45<br>\tcamera_id = 45<br>\tname = no_flash/Camera.044.png<br>\ttriangulated = 2571/3401<br>\ttvec = [-0.442195   1.92347     2.006]<br>\tqvec = [  0.932864   0.359753 -0.0105277 -0.0152562]", "legendgroup": "mapping", "line": {"color": "rgba(255,0,0,0.5)", "width": 1}, "mode": "lines", "name": "45", "showlegend": false, "type": "scatter3d", "x": [0.4938, 0.4261, 0.5725, 0.4938, 0.5725, 0.5654, 0.4938, 0.5654, 0.419, 0.4938, 0.419, 0.4261], "y": [-2.763, -2.688, -2.685, -2.763, -2.685, -2.54, -2.763, -2.54, -2.543, -2.763, -2.543, -2.688], "z": [-0.2094, 0.02211, 0.01763, -0.2094, 0.01763, -0.1134, -0.2094, -0.1134, -0.1089, -0.2094, -0.1089, 0.02211]}, {"hovertemplate": "Image:<br>\timage_id = 46<br>\tcamera_id = 46<br>\tname = no_flash/Camera.045.png<br>\ttriangulated = 2600/3546<br>\ttvec = [1.23317 1.64534 1.94136]<br>\tqvec = [ 0.888262   0.34167 -0.198212 -0.234445]", "legendgroup": "mapping", "line": {"color": "rgba(255,0,0,0.5)", "width": 1}, "mode": "lines", "name": "46", "showlegend": false, "type": "scatter3d", "x": [-0.4652, -0.4295, -0.3106, -0.4652, -0.3106, -0.4184, -0.4652, -0.4184, -0.5373, -0.4652, -0.5373, -0.4295], "y": [-2.786, -2.72, -2.679, -2.786, -2.679, -2.551, -2.786, -2.551, -2.592, -2.786, -2.592, -2.72], "z": [0.142, 0.3774, 0.3024, 0.142, 0.3024, 0.202, 0.142, 0.202, 0.277, 0.142, 0.277, 0.3774]}, {"hovertemplate": "Image:<br>\timage_id = 47<br>\tcamera_id = 47<br>\tname = no_flash/Camera.046.png<br>\ttriangulated = 2353/3196<br>\ttvec = [-2.91375  -2.4554  4.78543]<br>\tqvec = [  0.769704 -0.0926715   0.586924   0.233424]", "legendgroup": "mapping", "line": {"color": "rgba(255,0,0,0.5)", "width": 1}, "mode": "lines", "name": "47", "showlegend": false, "type": "scatter3d", "x": [5.735, 5.48, 5.51, 5.735, 5.51, 5.559, 5.735, 5.559, 5.529, 5.735, 5.529, 5.48], "y": [0.1531, 0.1319, 0.06335, 0.1531, 0.06335, 0.234, 0.1531, 0.234, 0.3026, 0.1531, 0.3026, 0.1319], "z": [2.123, 2.086, 2.212, 2.123, 2.212, 2.294, 2.123, 2.294, 2.168, 2.123, 2.168, 2.086]}, {"hovertemplate": "Image:<br>\timage_id = 48<br>\tcamera_id = 48<br>\tname = no_flash/Camera.047.png<br>\ttriangulated = 2602/3285<br>\ttvec = [-2.91288 -2.03979  3.89286]<br>\tqvec = [ 0.788962 0.0301557   0.52839  0.312144]", "legendgroup": "mapping", "line": {"color": "rgba(255,0,0,0.5)", "width": 1}, "mode": "lines", "name": "48", "showlegend": false, "type": "scatter3d", "x": [4.961, 4.709, 4.745, 4.961, 4.745, 4.848, 4.961, 4.848, 4.811, 4.961, 4.811, 4.709], "y": [-1.173, -1.133, -1.2, -1.173, -1.2, -1.043, -1.173, -1.043, -0.9759, -1.173, -0.9759, -1.133], "z": [1.347, 1.356, 1.481, 1.347, 1.481, 1.536, 1.347, 1.536, 1.411, 1.347, 1.411, 1.356]}], "layout": {"height": 800, "legend": {"orientation": "h", "x": 0.1, "xanchor": "left", "y": 0.99, "yanchor": "top"}, "margin": {"b": 0, "l": 0, "pad": 0, "r": 0, "t": 0}, "scene": {"aspectmode": "data", "camera": {"eye": {"x": 0, "y": -0.1, "z": -2}, "projection": {"type": "orthographic"}, "up": {"x": 0, "y": -1, "z": 0}}, "dragmode": "orbit", "xaxis": {"autorange": true, "showbackground": false, "showgrid": false, "showline": false, "showticklabels": true, "visible": false}, "yaxis": {"autorange": true, "showbackground": false, "showgrid": false, "showline": false, "showticklabels": true, "visible": false}, "zaxis": {"autorange": true, "showbackground": false, "showgrid": false, "showline": false, "showticklabels": true, "visible": false}}}}
